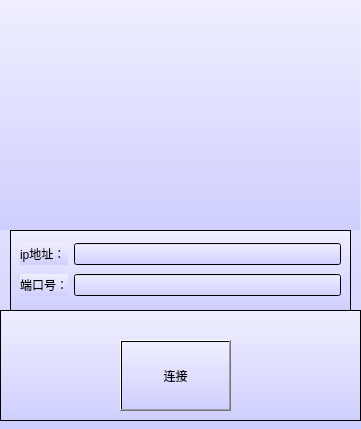
<?xml version="1.0" encoding="UTF-8"?>
<ui version="4.0">
 <class>IpaddLogin</class>
 <widget class="QWidget" name="IpaddLogin">
  <property name="geometry">
   <rect>
    <x>0</x>
    <y>0</y>
    <width>361</width>
    <height>429</height>
   </rect>
  </property>
  <property name="windowTitle">
   <string>Form</string>
  </property>
  <property name="styleSheet">
   <string notr="true">background:QLinearGradient(x1:0,y1:0,x2:0,y2:1,stop:0 #efefff,stop:1 #cfcfff);</string>
  </property>
  <widget class="QFrame" name="frame">
   <property name="geometry">
    <rect>
     <x>-1</x>
     <y>-1</y>
     <width>361</width>
     <height>231</height>
    </rect>
   </property>
   <property name="frameShape">
    <enum>QFrame::StyledPanel</enum>
   </property>
   <property name="frameShadow">
    <enum>QFrame::Raised</enum>
   </property>
   <widget class="QLabel" name="label">
    <property name="geometry">
     <rect>
      <x>174</x>
      <y>10</y>
      <width>16</width>
      <height>16</height>
     </rect>
    </property>
    <property name="text">
     <string/>
    </property>
   </widget>
   <widget class="QLabel" name="label_4">
    <property name="geometry">
     <rect>
      <x>0</x>
      <y>0</y>
      <width>361</width>
      <height>231</height>
     </rect>
    </property>
    <property name="text">
     <string/>
    </property>
    <property name="pixmap">
     <pixmap resource="../image.qrc">:/image/3.jpg</pixmap>
    </property>
    <property name="scaledContents">
     <bool>true</bool>
    </property>
   </widget>
  </widget>
  <widget class="QFrame" name="frame_2">
   <property name="geometry">
    <rect>
     <x>10</x>
     <y>230</y>
     <width>341</width>
     <height>81</height>
    </rect>
   </property>
   <property name="frameShape">
    <enum>QFrame::StyledPanel</enum>
   </property>
   <property name="frameShadow">
    <enum>QFrame::Raised</enum>
   </property>
   <layout class="QGridLayout" name="gridLayout">
    <item row="1" column="1">
     <widget class="QLineEdit" name="portnum"/>
    </item>
    <item row="0" column="1">
     <widget class="QLineEdit" name="ipaddress"/>
    </item>
    <item row="0" column="0">
     <widget class="QLabel" name="label_2">
      <property name="text">
       <string>ip地址：</string>
      </property>
     </widget>
    </item>
    <item row="1" column="0">
     <widget class="QLabel" name="label_3">
      <property name="text">
       <string>端口号：</string>
      </property>
     </widget>
    </item>
   </layout>
  </widget>
  <widget class="QFrame" name="frame_3">
   <property name="geometry">
    <rect>
     <x>0</x>
     <y>310</y>
     <width>361</width>
     <height>111</height>
    </rect>
   </property>
   <property name="frameShape">
    <enum>QFrame::StyledPanel</enum>
   </property>
   <property name="frameShadow">
    <enum>QFrame::Raised</enum>
   </property>
   <widget class="QPushButton" name="connectButton">
    <property name="geometry">
     <rect>
      <x>120</x>
      <y>30</y>
      <width>111</width>
      <height>71</height>
     </rect>
    </property>
    <property name="text">
     <string>连接</string>
    </property>
   </widget>
  </widget>
 </widget>
 <resources>
  <include location="../image.qrc"/>
 </resources>
 <connections/>
</ui>
